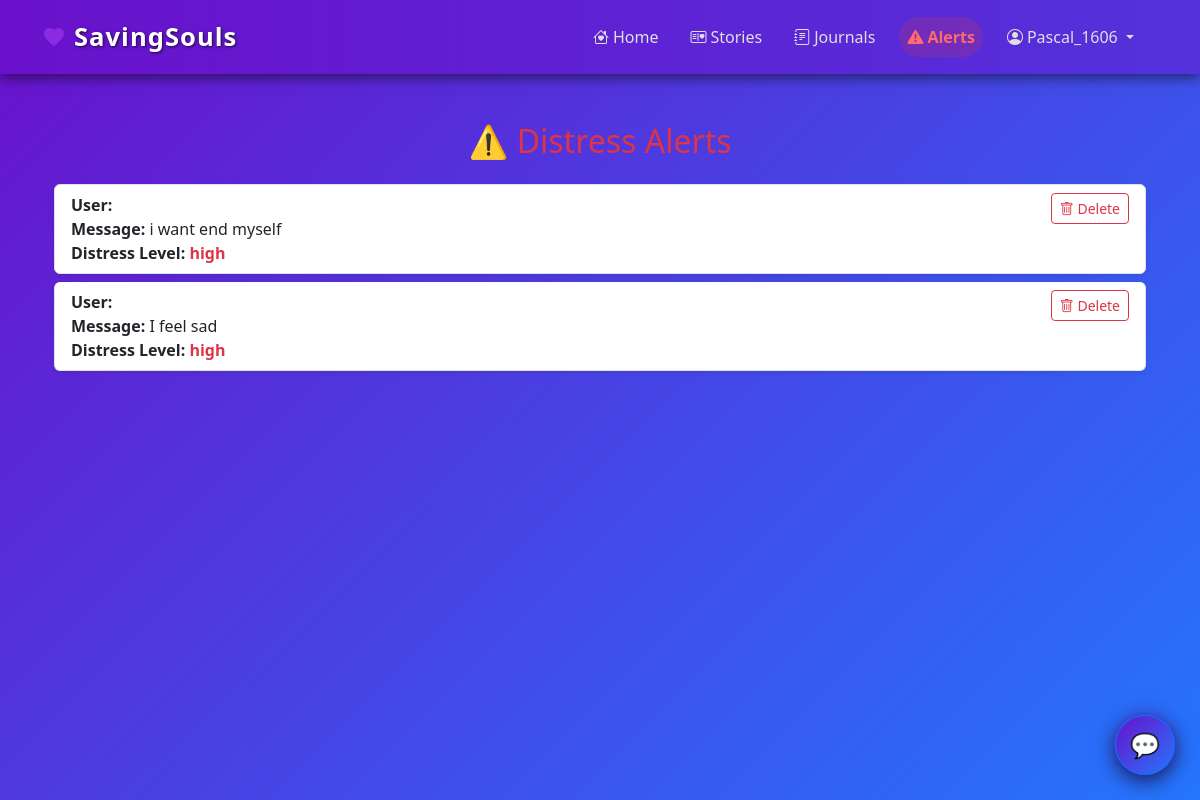
The page /alerts/ (signed in) on the database as committed earlier.
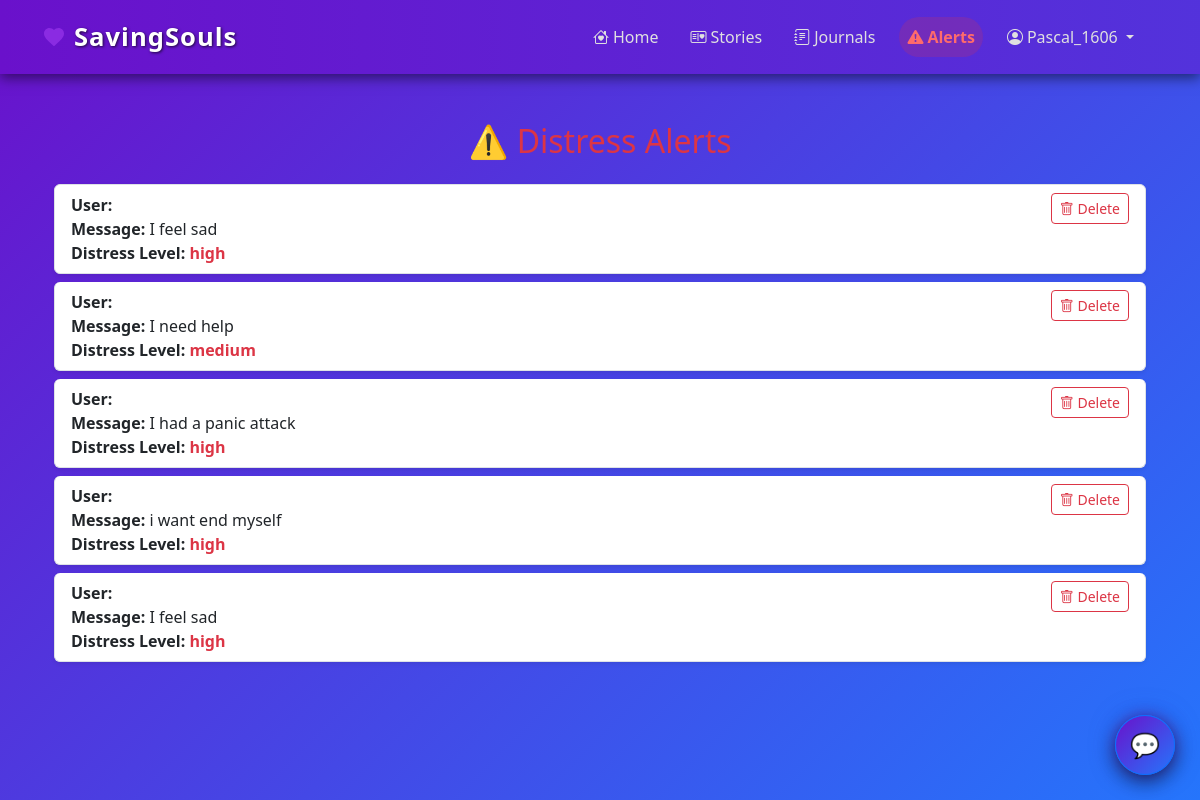
The same page on the database as committed later.
### core/models.py (models this page shows, shortened)
class DistressAlert(models.Model):
    user = models.ForeignKey(User, on_delete=models.SET_NULL, null=True, blank=True)
    message = models.TextField()
    distress_level = models.CharField(max_length=20, blank=True, null=True)
    detected_at = models.DateTimeField(auto_now_add=True)
    reviewed = models.BooleanField(default=False)

### core/views.py (the view)
# urls.py: path("alerts/", views.distress_alerts, name="distress_alerts"),
@staff_member_required
def distress_alerts(request):
    alerts = DistressAlert.objects.order_by('-detected_at')
    return render(request, 'distress_alert.html', {'alerts': alerts})

### core/templates/distress_alert.html (shortened to what this page needs)
{% extends 'base.html' %}
{% load static %}
{% block content %}
<div class="container mt-5">
  <h2 class="mb-4 text-center text-danger">⚠️ Distress Alerts</h2>
  {% if alerts %}
    <div class="list-group">
      {% for alert in alerts %}
        <div class="list-group-item shadow-sm mb-2 rounded d-flex justify-content-between align-items-start">
          <div>
            <strong>User:</strong> {{ alert.user.username }}<br>
            <strong>Message:</strong> {{ alert.message }}<br>
            <strong>Distress Level:</strong>
            <span class="text-danger fw-bold">{{ alert.distress_level }}</span><br>
          </div>
          <form method="POST" action="{% url 'core:delete_alert' alert.id %}" onsubmit="return confirm('Are you sure you want to delete this alert?');">
            <button type="submit" class="btn btn-outline-danger btn-sm ms-3">
              <i class="bi bi-trash"></i> Delete
            </button>
          </form>
        </div>
      {% endfor %}
    </div>
  {% else %}
    <p class="text-center text-secondary" style="color: white !important;">No distress alerts detected yet. 🎉</p>
  {% endif %}
</div>
<link href="https://cdn.jsdelivr.net/npm/bootstrap-icons@1.10.5/font/bootstrap-icons.css" rel="stylesheet">
{% endblock %}

### core/templates/base.html (shortened to what this page needs)
{% load static %}
<!DOCTYPE html>
<html>
<head>
  <link href="https://cdn.jsdelivr.net/npm/bootstrap@5.3.0/dist/css/bootstrap.min.css" rel="stylesheet">
  <link rel="stylesheet" href="https://cdn.jsdelivr.net/npm/bootstrap-icons@1.10.0/font/bootstrap-icons.css">
  <link rel="stylesheet" href="{% static 'core/css/base.css' %}">
</head>
<body style="background-color: #121212; color: white; font-family: 'Segoe UI', Arial, sans-serif;">
  <div id="particles-js" style="position: fixed; width: 100%; height: 100%; top: 0; left: 0; z-index: -11;"></div>
  <nav class="navbar navbar-expand-lg navbar-dark" style="background-color: #1a1a1a;">
    <div class="container">
      <a class="navbar-brand d-flex align-items-center" href="{% url 'core:home' %}">
        <svg xmlns="http://www.w3.org/2000/svg" width="24" height="24" viewBox="0 0 24 24" fill="#8a2be2" class="me-2">
          <path d="M12 21.35l-1.45-1.32C5.4 15.36 2 12.28 2 8.5 2 5.42 4.42 3 7.5 3c1.74 0 3.41.81 4.5 2.09C13.09 3.81 14.76 3 16.5 3 19.58 3 22 5.42 22 8.5c0 3.78-3.4 6.86-8.55 11.54L12 21.35z"/>
        </svg>
        <span>SavingSouls</span>
      </a>
      <div class="collapse navbar-collapse" id="navbarNav">
        <ul class="navbar-nav ms-auto mb-2 mb-lg-0">
          <li class="nav-item">
            <a class="nav-link me-3 {% if request.path == '/' %}active fw-bold{% endif %}" href="{% url 'core:home' %}">
              <i class="bi bi-house-heart me-1"></i>Home
            </a>
          </li>
          {% if user.is_authenticated %}
          <li class="nav-item">
            <a class="nav-link me-3 {% if request.path == '/stories/' %}active fw-bold{% endif %}" href="{% url 'core:stories' %}">
              <i class="bi bi-postcard-heart me-1"></i>Stories
            </a>
          </li>
          <li class="nav-item">
            <a class="nav-link me-3 {% if request.path == '/journals/' %}active fw-bold{% endif %}" href="{% url 'core:journals' %}">
              <i class="bi bi-journal-text me-1"></i>Journals
            </a>
          </li>
          {% endif %}
        {% if user.is_staff %}
        <li class="nav-item">
          <a class="nav-link nav-link-alert me-3 fw-bold" href="{% url 'core:distress_alerts' %}">
            <i class="bi bi-exclamation-triangle-fill me-1"></i>Alerts
          </a>
        </li>
      {% endif %}
      {% if user.is_authenticated %}
      <li class="nav-item dropdown">
        <a class="nav-link dropdown-toggle me-3" href="#" role="button" data-bs-toggle="dropdown">
          <i class="bi bi-person-circle me-1"></i>{{ user.username }}
        </a>
      </li>
          {% else %}
            <li class="nav-item d-flex align-items-center">
              <a class="btn text-white get-started-btn me-3" href="{% url 'core:login' %}" style="background: linear-gradient(90deg, #8a2be2, #ff69b4);">
                <i class="bi bi-box-arrow-in-right me-1" style=""></i>Get Started
              </a>
            </li>
          {% endif %}
        </ul>
      </div>
    </div>
  </nav>
  <div class="container mt-4">
    {% block content %}{% endblock %}
  </div>
  {% if user.is_authenticated %}  <a href="{% url 'core:chat_page' %}" id="chat-button"
  class="btn btn-primary rounded-circle shadow-lg"
  style="position: fixed; bottom: 25px; right: 25px; width: 60px; height: 60px; font-size: 24px; display: flex; align-items: center; justify-content: center; z-index: 9999;">
  💬
  </a>
  {% endif %}
  </body>
  </html>

### core/static/core/css/base.css (style rules this page uses)
body { font-family: 'Segoe UI', Tahoma, Geneva, Verdana, sans-serif; background: linear-gradient(135deg, #6a11cb, #2575fc); color: #fff; min-height: 100vh; }
.navbar { background: linear-gradient(270deg, #6a11cb, #2575fc, #6a11cb); background-size: 600% 600%; animation: gradient-animation 15s ease infinite; backdrop-filter: blur(10px) !important; box-shadow: 0 4px 12px rgba(0, 0, 0, 0.5) !important; padding: 0.8rem 1rem !important; position: sticky !important; top: 0 !important; z-index: 1000 !important; transition: box-shadow 0.3s !important; }
.navbar-brand { font-weight: bold; font-size: 1.6rem; letter-spacing: 1px; text-shadow: 1px 1px 3px rgba(0,0,0,0.7); }
.navbar-brand span { color: white }
.nav-link { color: #e0e0e0 !important; font-weight: 500; transition: color 0.3s, transform 0.2s, background-color 0.3s; border-radius: 20px; padding: 8px 16px; }
.nav-link-alert { background-color: rgba(220, 53, 69, 0.2); color: #ff6b6b !important; }
#chat-button { background: linear-gradient(135deg, #6a11cb, #2575fc) !important; box-shadow: 0 6px 20px rgba(0, 0, 0, 0.6), 0 0 15px rgba(106, 17, 203, 0.5), 0 0 25px rgba(37, 117, 252, 0.5) !important; transition: transform 0.2s, box-shadow 0.3s !important; }
a { color: #ffeb3b; transition: color 0.3s; }
h1, h2, h3, h4, h5, h6 { cursor: default; -webkit-user-select: none; -moz-user-select: none; -ms-user-select: none; user-select: none; }
label, .category-chip, .navbar-brand, .btn, .nav-link, .dropdown-item { cursor: pointer; -webkit-user-select: none; -moz-user-select: none; -ms-user-select: none; user-select: none; }

Rows that differ between the two databases and show on the page:
added DistressAlert: message "I feel sad", distress_level "high"
added DistressAlert: message "I need help", distress_level "medium"
added DistressAlert: message "I had a panic attack", distress_level "high"
